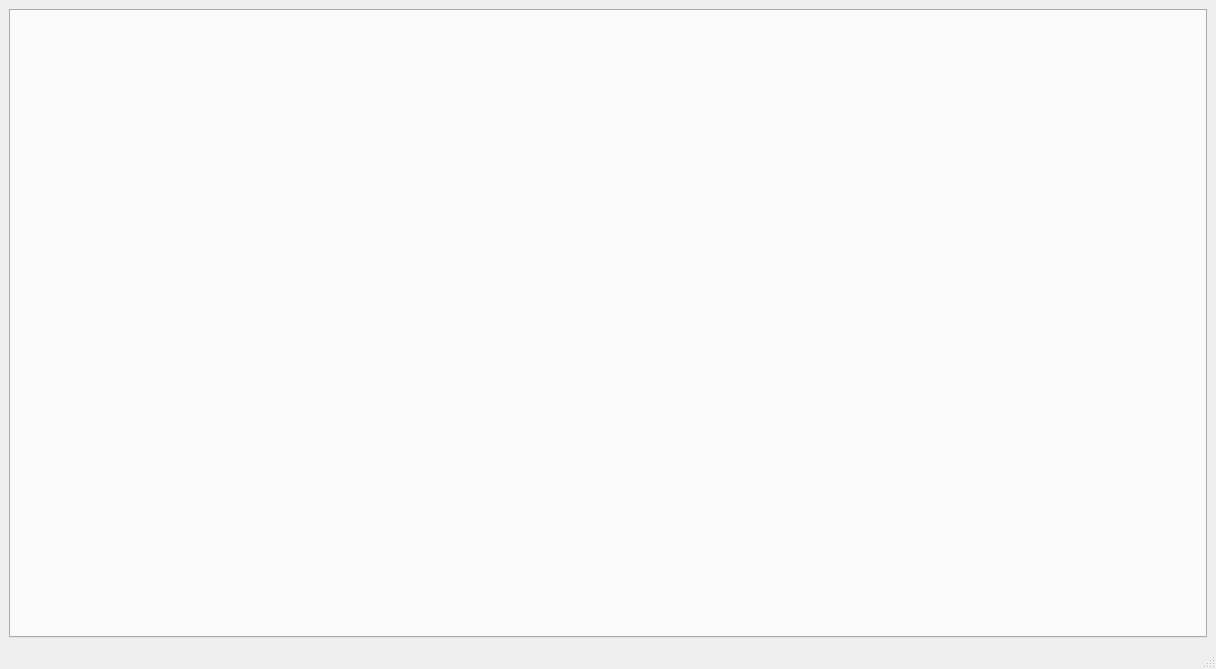
<?xml version="1.0" encoding="UTF-8"?>
<ui version="4.0">
 <class>MainWindow</class>
 <widget class="QMainWindow" name="MainWindow">
  <property name="geometry">
   <rect>
    <x>0</x>
    <y>0</y>
    <width>1216</width>
    <height>669</height>
   </rect>
  </property>
  <property name="windowTitle">
   <string>지능형 운송관제 시스템 D.U.S.T.</string>
  </property>
  <widget class="QWidget" name="centralwidget">
   <layout class="QVBoxLayout" name="verticalLayout">
    <item>
     <widget class="QTabWidget" name="tabWidget">
      <property name="currentIndex">
       <number>0</number>
      </property>
     </widget>
    </item>
   </layout>
  </widget>
  <widget class="QMenuBar" name="menubar">
   <property name="geometry">
    <rect>
     <x>0</x>
     <y>0</y>
     <width>1216</width>
     <height>24</height>
    </rect>
   </property>
  </widget>
  <widget class="QStatusBar" name="statusbar"/>
 </widget>
 <resources/>
 <connections/>
</ui> 
